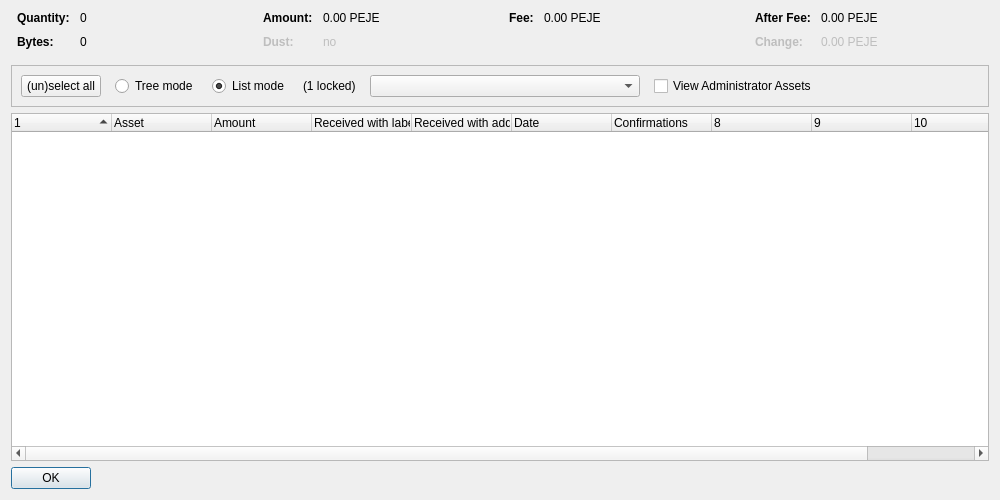
<?xml version="1.0" encoding="UTF-8"?>
<ui version="4.0">
 <class>AssetControlDialog</class>
 <widget class="QDialog" name="AssetControlDialog">
  <property name="geometry">
   <rect>
    <x>0</x>
    <y>0</y>
    <width>1000</width>
    <height>500</height>
   </rect>
  </property>
  <property name="windowTitle">
   <string>Asset Selection</string>
  </property>
  <layout class="QVBoxLayout" name="verticalLayout">
   <item>
    <layout class="QHBoxLayout" name="horizontalLayoutTop" stretch="0,0,0,0">
     <property name="topMargin">
      <number>0</number>
     </property>
     <property name="bottomMargin">
      <number>10</number>
     </property>
     <item>
      <layout class="QFormLayout" name="formLayoutAssetControl1">
       <property name="horizontalSpacing">
        <number>10</number>
       </property>
       <property name="verticalSpacing">
        <number>10</number>
       </property>
       <property name="leftMargin">
        <number>6</number>
       </property>
       <property name="rightMargin">
        <number>6</number>
       </property>
       <item row="0" column="0">
        <widget class="QLabel" name="labelAssetControlQuantityText">
         <property name="font">
          <font>
           <weight>75</weight>
           <bold>true</bold>
          </font>
         </property>
         <property name="text">
          <string>Quantity:</string>
         </property>
        </widget>
       </item>
       <item row="0" column="1">
        <widget class="QLabel" name="labelAssetControlQuantity">
         <property name="cursor">
          <cursorShape>IBeamCursor</cursorShape>
         </property>
         <property name="contextMenuPolicy">
          <enum>Qt::ActionsContextMenu</enum>
         </property>
         <property name="text">
          <string notr="true">0</string>
         </property>
         <property name="textInteractionFlags">
          <set>Qt::LinksAccessibleByMouse|Qt::TextSelectableByKeyboard|Qt::TextSelectableByMouse</set>
         </property>
        </widget>
       </item>
       <item row="1" column="0">
        <widget class="QLabel" name="labelAssetControlBytesText">
         <property name="font">
          <font>
           <weight>75</weight>
           <bold>true</bold>
          </font>
         </property>
         <property name="text">
          <string>Bytes:</string>
         </property>
        </widget>
       </item>
       <item row="1" column="1">
        <widget class="QLabel" name="labelAssetControlBytes">
         <property name="cursor">
          <cursorShape>IBeamCursor</cursorShape>
         </property>
         <property name="contextMenuPolicy">
          <enum>Qt::ActionsContextMenu</enum>
         </property>
         <property name="text">
          <string notr="true">0</string>
         </property>
         <property name="textInteractionFlags">
          <set>Qt::LinksAccessibleByMouse|Qt::TextSelectableByKeyboard|Qt::TextSelectableByMouse</set>
         </property>
        </widget>
       </item>
      </layout>
     </item>
     <item>
      <layout class="QFormLayout" name="formLayoutAssetControl2">
       <property name="horizontalSpacing">
        <number>10</number>
       </property>
       <property name="verticalSpacing">
        <number>10</number>
       </property>
       <property name="leftMargin">
        <number>6</number>
       </property>
       <property name="rightMargin">
        <number>6</number>
       </property>
       <item row="0" column="0">
        <widget class="QLabel" name="labelAssetControlAmountText">
         <property name="font">
          <font>
           <weight>75</weight>
           <bold>true</bold>
          </font>
         </property>
         <property name="text">
          <string>Amount:</string>
         </property>
        </widget>
       </item>
       <item row="0" column="1">
        <widget class="QLabel" name="labelAssetControlAmount">
         <property name="cursor">
          <cursorShape>IBeamCursor</cursorShape>
         </property>
         <property name="contextMenuPolicy">
          <enum>Qt::ActionsContextMenu</enum>
         </property>
         <property name="text">
          <string notr="true">0.00 PEJE</string>
         </property>
         <property name="textInteractionFlags">
          <set>Qt::LinksAccessibleByMouse|Qt::TextSelectableByKeyboard|Qt::TextSelectableByMouse</set>
         </property>
        </widget>
       </item>
       <item row="1" column="0">
        <widget class="QLabel" name="labelAssetControlLowOutputText">
         <property name="enabled">
          <bool>false</bool>
         </property>
         <property name="font">
          <font>
           <weight>75</weight>
           <bold>true</bold>
          </font>
         </property>
         <property name="text">
          <string>Dust:</string>
         </property>
        </widget>
       </item>
       <item row="1" column="1">
        <widget class="QLabel" name="labelAssetControlLowOutput">
         <property name="enabled">
          <bool>false</bool>
         </property>
         <property name="cursor">
          <cursorShape>IBeamCursor</cursorShape>
         </property>
         <property name="contextMenuPolicy">
          <enum>Qt::ActionsContextMenu</enum>
         </property>
         <property name="text">
          <string notr="true">no</string>
         </property>
         <property name="textInteractionFlags">
          <set>Qt::LinksAccessibleByMouse|Qt::TextSelectableByKeyboard|Qt::TextSelectableByMouse</set>
         </property>
        </widget>
       </item>
      </layout>
     </item>
     <item>
      <layout class="QFormLayout" name="formLayoutAssetControl3">
       <property name="horizontalSpacing">
        <number>10</number>
       </property>
       <property name="verticalSpacing">
        <number>10</number>
       </property>
       <property name="leftMargin">
        <number>6</number>
       </property>
       <property name="rightMargin">
        <number>6</number>
       </property>
       <item row="0" column="0">
        <widget class="QLabel" name="labelAssetControlFeeText">
         <property name="font">
          <font>
           <weight>75</weight>
           <bold>true</bold>
          </font>
         </property>
         <property name="text">
          <string>Fee:</string>
         </property>
        </widget>
       </item>
       <item row="0" column="1">
        <widget class="QLabel" name="labelAssetControlFee">
         <property name="cursor">
          <cursorShape>IBeamCursor</cursorShape>
         </property>
         <property name="contextMenuPolicy">
          <enum>Qt::ActionsContextMenu</enum>
         </property>
         <property name="text">
          <string notr="true">0.00 PEJE</string>
         </property>
         <property name="textInteractionFlags">
          <set>Qt::LinksAccessibleByMouse|Qt::TextSelectableByKeyboard|Qt::TextSelectableByMouse</set>
         </property>
        </widget>
       </item>
      </layout>
     </item>
     <item>
      <layout class="QFormLayout" name="formLayoutAssetControl4">
       <property name="horizontalSpacing">
        <number>10</number>
       </property>
       <property name="verticalSpacing">
        <number>10</number>
       </property>
       <property name="leftMargin">
        <number>6</number>
       </property>
       <property name="rightMargin">
        <number>6</number>
       </property>
       <item row="0" column="0">
        <widget class="QLabel" name="labelAssetControlAfterFeeText">
         <property name="font">
          <font>
           <weight>75</weight>
           <bold>true</bold>
          </font>
         </property>
         <property name="text">
          <string>After Fee:</string>
         </property>
        </widget>
       </item>
       <item row="0" column="1">
        <widget class="QLabel" name="labelAssetControlAfterFee">
         <property name="cursor">
          <cursorShape>IBeamCursor</cursorShape>
         </property>
         <property name="contextMenuPolicy">
          <enum>Qt::ActionsContextMenu</enum>
         </property>
         <property name="text">
          <string notr="true">0.00 PEJE</string>
         </property>
         <property name="textInteractionFlags">
          <set>Qt::LinksAccessibleByMouse|Qt::TextSelectableByKeyboard|Qt::TextSelectableByMouse</set>
         </property>
        </widget>
       </item>
       <item row="1" column="0">
        <widget class="QLabel" name="labelAssetControlChangeText">
         <property name="enabled">
          <bool>false</bool>
         </property>
         <property name="font">
          <font>
           <weight>75</weight>
           <bold>true</bold>
          </font>
         </property>
         <property name="text">
          <string>Change:</string>
         </property>
        </widget>
       </item>
       <item row="1" column="1">
        <widget class="QLabel" name="labelAssetControlChange">
         <property name="enabled">
          <bool>false</bool>
         </property>
         <property name="cursor">
          <cursorShape>IBeamCursor</cursorShape>
         </property>
         <property name="contextMenuPolicy">
          <enum>Qt::ActionsContextMenu</enum>
         </property>
         <property name="text">
          <string notr="true">0.00 PEJE</string>
         </property>
         <property name="textInteractionFlags">
          <set>Qt::LinksAccessibleByMouse|Qt::TextSelectableByKeyboard|Qt::TextSelectableByMouse</set>
         </property>
        </widget>
       </item>
      </layout>
     </item>
    </layout>
   </item>
   <item>
    <widget class="QFrame" name="frame">
     <property name="minimumSize">
      <size>
       <width>0</width>
       <height>40</height>
      </size>
     </property>
     <property name="frameShape">
      <enum>QFrame::StyledPanel</enum>
     </property>
     <property name="frameShadow">
      <enum>QFrame::Sunken</enum>
     </property>
     <layout class="QHBoxLayout" name="horizontalLayout">
      <item>
       <layout class="QHBoxLayout" name="horizontalLayoutPanel" stretch="0,0,0,0,0,0,0">
        <property name="spacing">
         <number>14</number>
        </property>
        <item>
         <widget class="QPushButton" name="pushButtonSelectAll">
          <property name="sizePolicy">
           <sizepolicy hsizetype="Maximum" vsizetype="Fixed">
            <horstretch>0</horstretch>
            <verstretch>0</verstretch>
           </sizepolicy>
          </property>
          <property name="text">
           <string>(un)select all</string>
          </property>
          <property name="autoDefault">
           <bool>false</bool>
          </property>
         </widget>
        </item>
        <item>
         <widget class="QRadioButton" name="radioTreeMode">
          <property name="sizePolicy">
           <sizepolicy hsizetype="Maximum" vsizetype="Fixed">
            <horstretch>0</horstretch>
            <verstretch>0</verstretch>
           </sizepolicy>
          </property>
          <property name="text">
           <string>Tree mode</string>
          </property>
         </widget>
        </item>
        <item>
         <widget class="QRadioButton" name="radioListMode">
          <property name="sizePolicy">
           <sizepolicy hsizetype="Maximum" vsizetype="Fixed">
            <horstretch>0</horstretch>
            <verstretch>0</verstretch>
           </sizepolicy>
          </property>
          <property name="text">
           <string>List mode</string>
          </property>
          <property name="checked">
           <bool>true</bool>
          </property>
         </widget>
        </item>
        <item>
         <widget class="QLabel" name="labelLocked">
          <property name="text">
           <string notr="true">(1 locked)</string>
          </property>
         </widget>
        </item>
        <item>
         <widget class="QComboBox" name="assetList">
          <property name="minimumContentsLength">
           <number>30</number>
          </property>
         </widget>
        </item>
        <item>
         <widget class="QCheckBox" name="viewAdministrator">
          <property name="toolTip">
           <string>View assets that you have the ownership asset for</string>
          </property>
          <property name="text">
           <string>View Administrator Assets</string>
          </property>
         </widget>
        </item>
        <item>
         <spacer name="horizontalSpacer">
          <property name="orientation">
           <enum>Qt::Horizontal</enum>
          </property>
          <property name="sizeHint" stdset="0">
           <size>
            <width>40</width>
            <height>20</height>
           </size>
          </property>
         </spacer>
        </item>
       </layout>
      </item>
     </layout>
    </widget>
   </item>
   <item>
    <widget class="AssetControlTreeWidget" name="treeWidget">
     <property name="contextMenuPolicy">
      <enum>Qt::CustomContextMenu</enum>
     </property>
     <property name="sortingEnabled">
      <bool>false</bool>
     </property>
     <property name="columnCount">
      <number>11</number>
     </property>
     <attribute name="headerShowSortIndicator" stdset="0">
      <bool>true</bool>
     </attribute>
     <attribute name="headerStretchLastSection">
      <bool>false</bool>
     </attribute>
     <column>
      <property name="text">
       <string/>
      </property>
     </column>
     <column>
      <property name="text">
       <string>Asset</string>
      </property>
     </column>
     <column>
      <property name="text">
       <string>Amount</string>
      </property>
     </column>
     <column>
      <property name="text">
       <string>Received with label</string>
      </property>
     </column>
     <column>
      <property name="text">
       <string>Received with address</string>
      </property>
     </column>
     <column>
      <property name="text">
       <string>Date</string>
      </property>
     </column>
     <column>
      <property name="text">
       <string>Confirmations</string>
      </property>
      <property name="toolTip">
       <string>Confirmed</string>
      </property>
     </column>
     <column>
      <property name="text">
       <string/>
      </property>
     </column>
     <column>
      <property name="text">
       <string/>
      </property>
     </column>
     <column>
      <property name="text">
       <string/>
      </property>
     </column>
     <column>
      <property name="text">
       <string/>
      </property>
     </column>
    </widget>
   </item>
   <item>
    <widget class="QDialogButtonBox" name="buttonBox">
     <property name="sizePolicy">
      <sizepolicy hsizetype="Maximum" vsizetype="Fixed">
       <horstretch>0</horstretch>
       <verstretch>0</verstretch>
      </sizepolicy>
     </property>
     <property name="orientation">
      <enum>Qt::Horizontal</enum>
     </property>
     <property name="standardButtons">
      <set>QDialogButtonBox::Ok</set>
     </property>
    </widget>
   </item>
  </layout>
 </widget>
 <customwidgets>
  <customwidget>
   <class>AssetControlTreeWidget</class>
   <extends>QTreeWidget</extends>
   <header location="global">assetcontroltreewidget.h</header>
  </customwidget>
 </customwidgets>
 <resources/>
 <connections/>
</ui>
